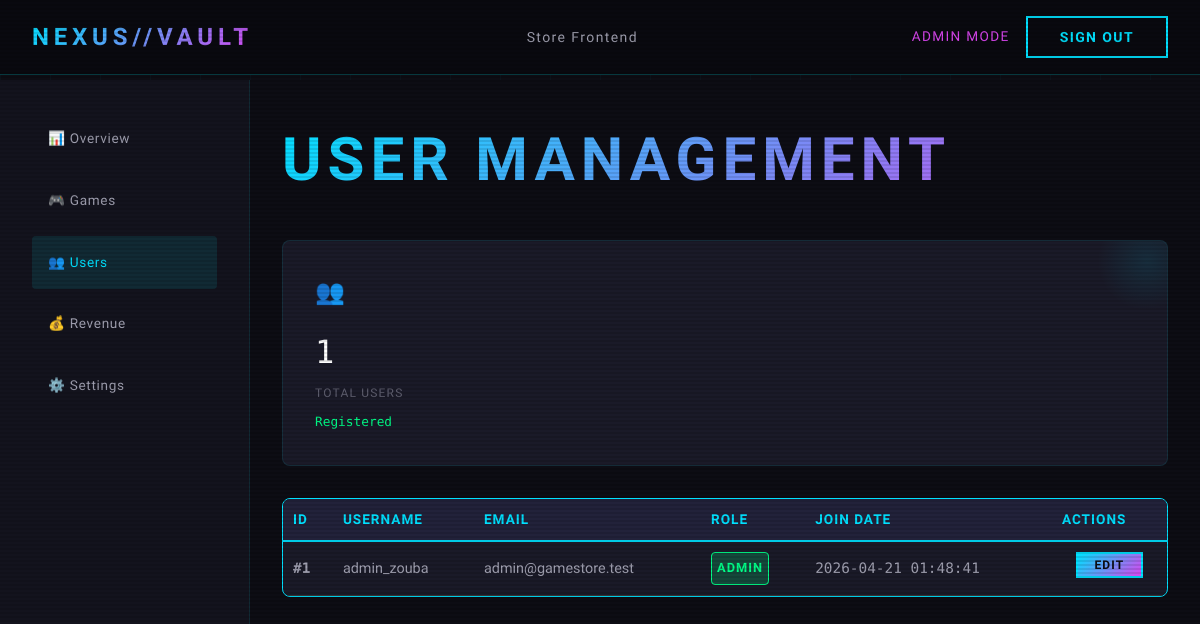
/admin/users (signed in), run on an earlier commit of the app's database.
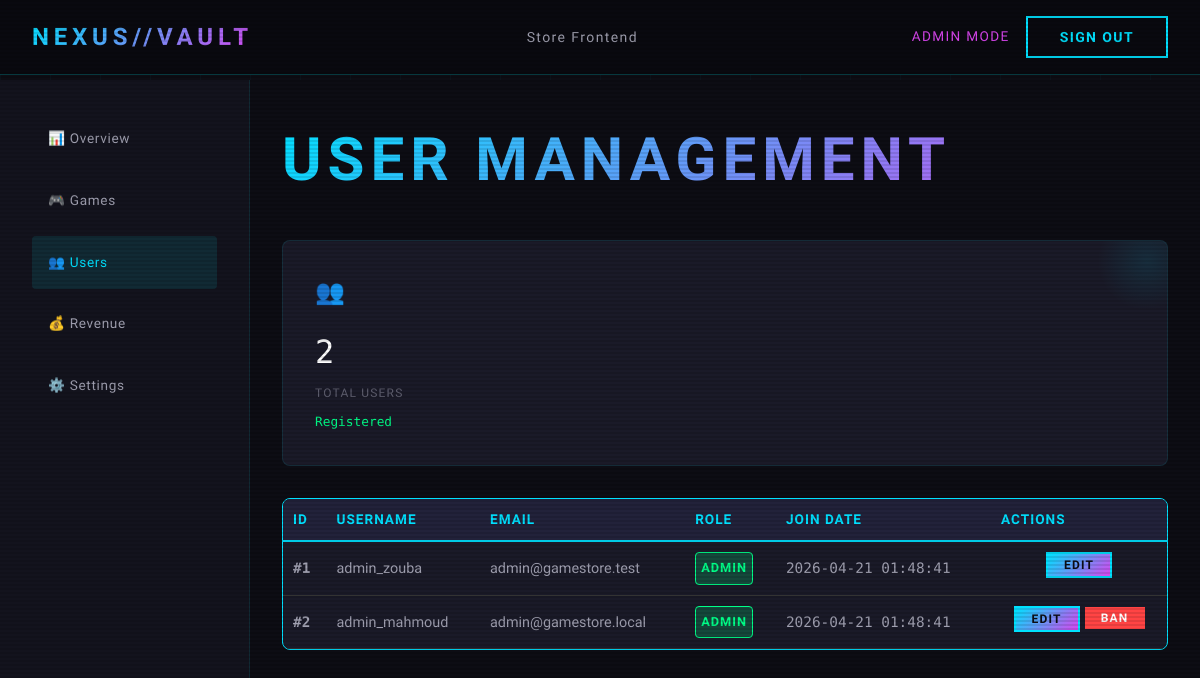
And on a later commit of the database.
### tables this page shows
CREATE TABLE IF NOT EXISTS users (
    id INT AUTO_INCREMENT PRIMARY KEY,
    username VARCHAR(50) NOT NULL UNIQUE,
    email VARCHAR(100) NOT NULL UNIQUE,
    password VARCHAR(255) NOT NULL, 
    role ENUM('client', 'admin') DEFAULT 'client',
    created_at DATETIME DEFAULT CURRENT_TIMESTAMP
);

### controllers/AdminController.php (called while the page is built, shortened)
<?php
require_once __DIR__ . '/../models/User.php';
class AdminController {
    public function users() {
        require_once __DIR__ . '/../models/User.php';
        $userModel = new User();
        $users = $userModel->getAllUsers();
        require __DIR__ . '/../views/back-office/users.php';
    }
}
?>

### config/database.php (called while the page is built)
<?php
class Database {
    private static $connection = null;
    public static function getConnection() {
        if (self::$connection === null) {
            $host = 'db';
            $db   = 'gamestore_db';
            $user = 'devuser';
            $pass = 'devpassword';
            $charset = 'utf8mb4';
            $dsn = "mysql:host=$host;dbname=$db;charset=$charset";
            $options = [
                PDO::ATTR_ERRMODE            => PDO::ERRMODE_EXCEPTION,
                PDO::ATTR_DEFAULT_FETCH_MODE => PDO::FETCH_ASSOC,
                PDO::ATTR_EMULATE_PREPARES   => false,
            ];
            try {
                self::$connection = new PDO($dsn, $user, $pass, $options);
            } catch (\PDOException $e) {
                die("Database connection failed: " . $e->getMessage());
            }
        }
        return self::$connection;
    }
}
?>

### models/User.php (called while the page is built, shortened)
<?php
require_once __DIR__ . '/../config/database.php';
class User {
    private $conn;
    public function __construct() {
        $this->conn = Database::getConnection();
    }
    public function getAllUsers() {
        $stmt = $this->conn->query("SELECT * FROM users ORDER BY created_at DESC");
        return $stmt->fetchAll();
    }
}
?>

### views/back-office/users.php (the view, shortened to what this page needs)
<!DOCTYPE html>
<html lang="en">
<head>
  <link rel="stylesheet" href="/assets/css/styles.css">
</head>
<body>
  <nav class="nav">
    <div class="nav-container">
      <a href="/" class="nav-logo">NEXUS//VAULT</a>
      <ul class="nav-links">
        <li><a href="/store">Store Frontend</a></li>
      </ul>
      <div class="nav-auth">
        <span class="admin-badge">ADMIN MODE</span>
        <a href="/logout" class="btn btn-secondary">Sign Out</a>
      </div>
    </div>
  </nav>
  <main class="dashboard">
    <div class="dashboard-grid">
      <aside class="dashboard-sidebar">
        <ul class="sidebar-menu">
          <li><a href="/admin">📊 Overview</a></li>
          <li><a href="/admin/games/add">🎮 Games</a></li>
          <li><a href="/admin/users" class="active">👥 Users</a></li>
          <li><a href="/admin/revenue">💰 Revenue</a></li>
          <li><a href="/admin/settings">⚙️ Settings</a></li>
        </ul>
      </aside>
      <div class="dashboard-main">
        <h1 class="dashboard-title">User Management</h1>
        <div class="stats-grid" style="margin-bottom: 2rem;">
          <div class="stat-card">
            <span class="stat-card-icon">👥</span>
            <span class="stat-card-value"><?= count($users ?? []) ?></span>
            <span class="stat-card-label">Total Users</span>
            <span class="stat-card-change positive">Registered</span>
          </div>
        </div>
        <div class="users-table-container">
          <table class="users-table" style="width: 100%; color: white; text-align: left; border-collapse: collapse;">
            <thead>
              <tr style="border-bottom: 1px solid var(--neon-cyan);">
                <th style="padding: 10px;">ID</th>
                <th style="padding: 10px;">Username</th>
                <th style="padding: 10px;">Email</th>
                <th style="padding: 10px;">Role</th>
                <th style="padding: 10px;">Join Date</th>
                <th style="padding: 10px;">Actions</th>
              </tr>
            </thead>
            <tbody>
              <?php if (!empty($users)): ?>
                <?php foreach ($users as $user): ?>
                  <tr class="user-row" style="border-bottom: 1px solid #333;">
                    <td class="user-id" style="padding: 10px;">#<?= htmlspecialchars($user['id']) ?></td>
                    <td class="user-name" style="padding: 10px;"><?= htmlspecialchars($user['username']) ?></td>
                    <td class="user-email" style="padding: 10px;"><?= htmlspecialchars($user['email']) ?></td>
                    <td style="padding: 10px;">
                      <span class="status-badge <?= $user['role'] === 'admin' ? 'active' : 'inactive' ?>"
                        style="padding: 5px; border-radius: 4px; font-size: 0.8rem; border: 1px solid <?= $user['role'] === 'admin' ? 'var(--neon-green)' : 'gray' ?>;">
                        <?= htmlspecialchars(strtoupper($user['role'] ?? 'CLIENT')) ?>
                      </span>
                    </td>
                    <td class="user-date" style="padding: 10px;"><?= htmlspecialchars($user['created_at']) ?></td>
                    <td class="user-actions" style="padding: 10px; display:flex; gap: 5px;">
                      <button class="btn btn-sm btn-primary"
                        onclick="openEditUserModal(<?= $user['id'] ?>, '<?= htmlspecialchars(addslashes($user['username'])) ?>', '<?= htmlspecialchars(addslashes($user['email'])) ?>', '<?= htmlspecialchars(addslashes($user['role'] ?? 'client')) ?>')">Edit</button>
                      <?php if ($user['id'] != $_SESSION['user_id']): ?>
                        <form method="POST" action="/admin/users/delete" style="margin:0;">
                          <button type="submit" class="btn btn-sm"
                            style="background:#ff4444; color:white; border:none;">Ban</button>
                        </form>
                      <?php endif; ?>
                    </td>
                  </tr>
                <?php endforeach; ?>
              <?php else: ?>
                <tr>
                  <td colspan="6" style="padding: 20px;">No users found in database.</td>
                </tr>
              <?php endif; ?>
            </tbody>
          </table>
        </div>
      </div>
    </div>
  </main>
</body>
</html>

### public/index.php (shortened to what this page needs)
<?php
$request = $_SERVER['REQUEST_URI'];
$path = parse_url($request, PHP_URL_PATH);
require_once __DIR__ . '/../controllers/AdminController.php';
switch ($path) {
    case '/admin/users':
        (new AdminController())->users();
        break;
}
?>

What changed in the data, as far as the page shows it:
added users: id "2", username "admin_mahmoud", email "admin@gamestore.local", role "ADMIN", created_at "2026-04-21 01:48:41"
Also different on the page:
count($users ?? []): "1" → "2"
